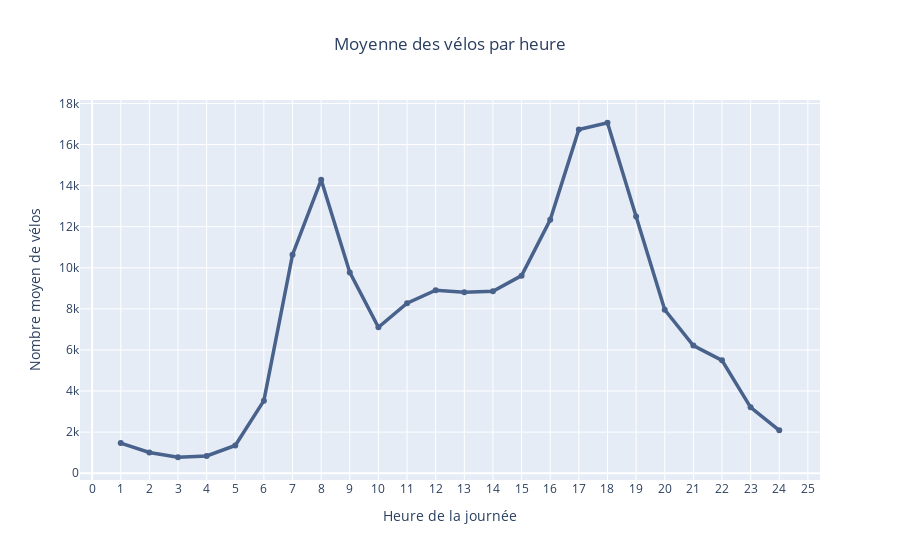

The code cell stored with this chart in its notebook:
### Markdown cell above
Commençons par afficher les graphiques des moyennes journalières selon l'heure.

### Code cell
fig3 = px.line(
    moyenne_heure, 
    x="Heure", 
    y="Comptage horaire", 
    title="Moyenne des vélos par heure",
    markers=True
)
fig3.update_traces(line_color="#48628c", line_width=3.5)

fig3.update_xaxes(
    tickmode="linear",
    dtick=1,   # 1 = un tick par unité
    tick0=1    # commence à 1
)

fig3.update_layout(
    template="plotly",
    title_x=0.5,
    xaxis_title="Heure de la journée",
    yaxis_title="Nombre moyen de vélos"
)
fig3.show()

### Figure 1 — Plotly figure (JSON) as saved in the notebook; plotly's stock layout.template omitted (floating-point values rounded to 4 significant figures)
{"data": [{"hovertemplate": "Heure=%{x}<br>Comptage horaire=%{y}<extra></extra>", "legendgroup": "", "line": {"color": "#48628c", "dash": "solid", "width": 3.5}, "marker": {"symbol": "circle"}, "mode": "lines+markers", "name": "", "orientation": "v", "showlegend": false, "type": "scatter", "x": [1, 2, 3, 4, 5, 6, 7, 8, 9, 10, 11, 12, 13, 14, 15, 16, 17, 18, 19, 20, 21, 22, 23, 24], "xaxis": "x", "y": [1466.0, 1009.0, 776.6, 840.3, 1349.0, 3531.0, 10630.0, 14280.0, 9775.0, 7105.0, 8274.0, 8907.0, 8809.0, 8861.0, 9618.0, 12340.0, 16730.0, 17060.0, 12500.0, 7957.0, 6216.0, 5493.0, 3205.0, 2086.0], "yaxis": "y"}], "layout": {"legend": {"tracegroupgap": 0}, "title": {"text": "Moyenne des vélos par heure", "x": 0.5}, "xaxis": {"anchor": "y", "domain": [0, 1], "dtick": 1, "tick0": 1, "tickmode": "linear", "title": {"text": "Heure de la journée"}}, "yaxis": {"anchor": "x", "domain": [0, 1], "title": {"text": "Nombre moyen de vélos"}}}}
